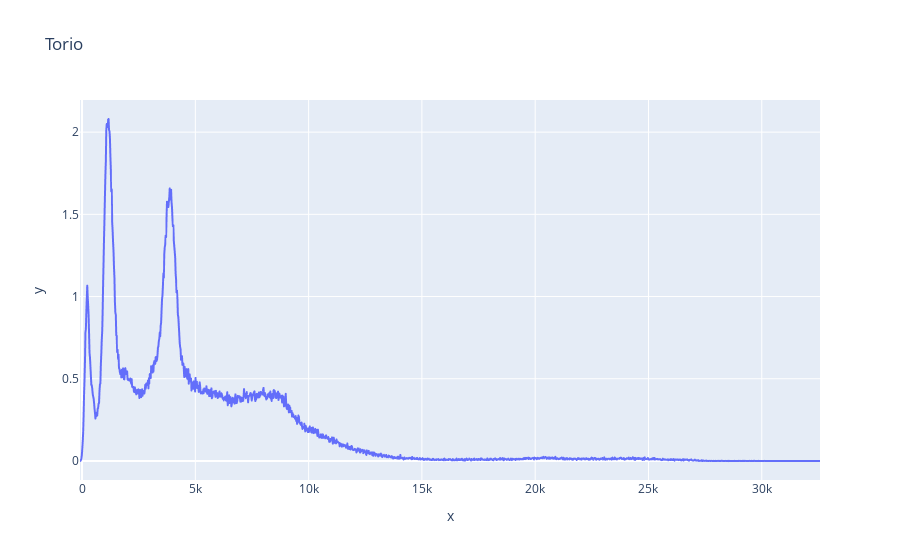

Write notebook code for a chart like this one.
### Code cell
plt.plot(channel_Th, frequency_Th, label='Torio')
plt.xlabel('Canale')
plt.ylabel('Frequenza')
plt.title('LYSO Torio')
plt.legend()
plt.grid()
plt.yscale('log')
plt.show()

channel = channel_back
frequency = frequency_Th - frequency_back

for i in range(len(frequency)):
    if frequency[i] < 0:
        frequency[i] = 0

import plotly.express as px
fig = px.line(x=channel, y=frequency, title='Torio')
fig.show()

### Figure 1 — Plotly figure (JSON) as saved in the notebook; plotly's stock layout.template omitted (floating-point values rounded to 4 significant figures; data arrays with more than 128 entries replaced by an {"elided": "..."} marker saying what was removed)
{"data": [{"hovertemplate": "x=%{x}<br>y=%{y}<extra></extra>", "legendgroup": "", "line": {"color": "#636efa", "dash": "solid"}, "marker": {"symbol": "circle"}, "mode": "lines", "name": "", "showlegend": false, "type": "scattergl", "x": {"elided": "1635 int values"}, "xaxis": "x", "y": {"elided": "1635 float values"}, "yaxis": "y"}], "layout": {"legend": {"tracegroupgap": 0}, "title": {"text": "Torio"}, "xaxis": {"anchor": "y", "domain": [0, 1], "title": {"text": "x"}}, "yaxis": {"anchor": "x", "domain": [0, 1], "title": {"text": "y"}}}}
